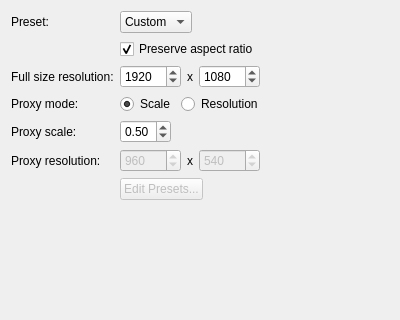
<?xml version="1.0" encoding="UTF-8"?>
<ui version="4.0">
 <class>settings_frame</class>
 <widget class="QFrame" name="settings_frame">
  <property name="geometry">
   <rect>
    <x>0</x>
    <y>0</y>
    <width>400</width>
    <height>320</height>
   </rect>
  </property>
  <property name="windowTitle">
   <string>Frame</string>
  </property>
  <property name="frameShape">
   <enum>QFrame::NoFrame</enum>
  </property>
  <layout class="QFormLayout" name="formLayout">
   <property name="fieldGrowthPolicy">
    <enum>QFormLayout::ExpandingFieldsGrow</enum>
   </property>
   <item row="0" column="0">
    <widget class="QLabel" name="resPreset_label">
     <property name="text">
      <string>Preset:</string>
     </property>
    </widget>
   </item>
   <item row="0" column="1">
    <widget class="QComboBox" name="resPreset_comboBox">
     <item>
      <property name="text">
       <string>Custom</string>
      </property>
     </item>
    </widget>
   </item>
   <item row="4" column="1">
    <widget class="QCheckBox" name="preserveAR_checkBox">
     <property name="text">
      <string>Preserve aspect ratio</string>
     </property>
     <property name="checked">
      <bool>true</bool>
     </property>
    </widget>
   </item>
   <item row="5" column="0">
    <widget class="QLabel" name="full_label">
     <property name="text">
      <string>Full size resolution:</string>
     </property>
    </widget>
   </item>
   <item row="5" column="1">
    <layout class="QHBoxLayout" name="full_horizontalLayout">
     <item>
      <widget class="QSpinBox" name="fullWidth_spinBox">
       <property name="minimum">
        <number>1</number>
       </property>
       <property name="maximum">
        <number>99999</number>
       </property>
       <property name="value">
        <number>1920</number>
       </property>
       <property name="xmlTag" stdset="0">
        <string>fullWidth</string>
       </property>
      </widget>
     </item>
     <item>
      <widget class="QLabel" name="fullSep_label">
       <property name="sizePolicy">
        <sizepolicy hsizetype="Maximum" vsizetype="Preferred">
         <horstretch>0</horstretch>
         <verstretch>0</verstretch>
        </sizepolicy>
       </property>
       <property name="text">
        <string>x</string>
       </property>
      </widget>
     </item>
     <item>
      <widget class="QSpinBox" name="fullHeight_spinBox">
       <property name="minimum">
        <number>1</number>
       </property>
       <property name="maximum">
        <number>99999</number>
       </property>
       <property name="value">
        <number>1080</number>
       </property>
       <property name="xmlTag" stdset="0">
        <string>fullHeight</string>
       </property>
      </widget>
     </item>
    </layout>
   </item>
   <item row="7" column="0">
    <widget class="QLabel" name="proxyMode_label">
     <property name="text">
      <string>Proxy mode:</string>
     </property>
    </widget>
   </item>
   <item row="7" column="1">
    <layout class="QHBoxLayout" name="proxyMode_horizontalLayout">
     <item>
      <widget class="QRadioButton" name="proxyModeScale_radioButton">
       <property name="text">
        <string>Scale</string>
       </property>
       <property name="checked">
        <bool>true</bool>
       </property>
      </widget>
     </item>
     <item>
      <widget class="QRadioButton" name="proxyModeRes_radioButton">
       <property name="text">
        <string>Resolution</string>
       </property>
      </widget>
     </item>
    </layout>
   </item>
   <item row="8" column="0">
    <widget class="QLabel" name="proxyScale_label">
     <property name="text">
      <string>Proxy scale:</string>
     </property>
    </widget>
   </item>
   <item row="8" column="1">
    <layout class="QHBoxLayout" name="proxyScale_horizontalLayout">
     <item>
      <widget class="QDoubleSpinBox" name="proxyScale_doubleSpinBox">
       <property name="enabled">
        <bool>true</bool>
       </property>
       <property name="maximum">
        <double>1.000000000000000</double>
       </property>
       <property name="singleStep">
        <double>0.010000000000000</double>
       </property>
       <property name="value">
        <double>0.500000000000000</double>
       </property>
      </widget>
     </item>
    </layout>
   </item>
   <item row="9" column="0">
    <widget class="QLabel" name="proxy_label">
     <property name="text">
      <string>Proxy resolution:</string>
     </property>
    </widget>
   </item>
   <item row="9" column="1">
    <layout class="QHBoxLayout" name="proxy_horizontalLayout">
     <item>
      <widget class="QSpinBox" name="proxyWidth_spinBox">
       <property name="enabled">
        <bool>false</bool>
       </property>
       <property name="minimum">
        <number>1</number>
       </property>
       <property name="maximum">
        <number>99999</number>
       </property>
       <property name="value">
        <number>960</number>
       </property>
       <property name="xmlTag" stdset="0">
        <string>proxyWidth</string>
       </property>
      </widget>
     </item>
     <item>
      <widget class="QLabel" name="proxySep_label">
       <property name="sizePolicy">
        <sizepolicy hsizetype="Maximum" vsizetype="Preferred">
         <horstretch>0</horstretch>
         <verstretch>0</verstretch>
        </sizepolicy>
       </property>
       <property name="text">
        <string>x</string>
       </property>
      </widget>
     </item>
     <item>
      <widget class="QSpinBox" name="proxyHeight_spinBox">
       <property name="enabled">
        <bool>false</bool>
       </property>
       <property name="minimum">
        <number>1</number>
       </property>
       <property name="maximum">
        <number>99999</number>
       </property>
       <property name="value">
        <number>540</number>
       </property>
       <property name="xmlTag" stdset="0">
        <string>proxyHeight</string>
       </property>
      </widget>
     </item>
    </layout>
   </item>
   <item row="10" column="1">
    <widget class="QPushButton" name="resPrest_pushButton">
     <property name="enabled">
      <bool>false</bool>
     </property>
     <property name="text">
      <string>Edit Presets...</string>
     </property>
    </widget>
   </item>
  </layout>
 </widget>
 <tabstops>
  <tabstop>preserveAR_checkBox</tabstop>
  <tabstop>fullWidth_spinBox</tabstop>
  <tabstop>fullHeight_spinBox</tabstop>
  <tabstop>proxyModeScale_radioButton</tabstop>
  <tabstop>proxyModeRes_radioButton</tabstop>
  <tabstop>proxyScale_doubleSpinBox</tabstop>
  <tabstop>proxyWidth_spinBox</tabstop>
  <tabstop>proxyHeight_spinBox</tabstop>
 </tabstops>
 <resources/>
 <connections>
  <connection>
   <sender>proxyModeScale_radioButton</sender>
   <signal>toggled(bool)</signal>
   <receiver>proxyScale_doubleSpinBox</receiver>
   <slot>setEnabled(bool)</slot>
   <hints>
    <hint type="sourcelabel">
     <x>223</x>
     <y>93</y>
    </hint>
    <hint type="destinationlabel">
     <x>217</x>
     <y>134</y>
    </hint>
   </hints>
  </connection>
  <connection>
   <sender>proxyModeScale_radioButton</sender>
   <signal>toggled(bool)</signal>
   <receiver>proxyWidth_spinBox</receiver>
   <slot>setDisabled(bool)</slot>
   <hints>
    <hint type="sourcelabel">
     <x>198</x>
     <y>91</y>
    </hint>
    <hint type="destinationlabel">
     <x>196</x>
     <y>150</y>
    </hint>
   </hints>
  </connection>
  <connection>
   <sender>proxyModeScale_radioButton</sender>
   <signal>toggled(bool)</signal>
   <receiver>proxyHeight_spinBox</receiver>
   <slot>setDisabled(bool)</slot>
   <hints>
    <hint type="sourcelabel">
     <x>236</x>
     <y>92</y>
    </hint>
    <hint type="destinationlabel">
     <x>306</x>
     <y>160</y>
    </hint>
   </hints>
  </connection>
  <connection>
   <sender>proxyModeRes_radioButton</sender>
   <signal>toggled(bool)</signal>
   <receiver>proxyScale_doubleSpinBox</receiver>
   <slot>setDisabled(bool)</slot>
   <hints>
    <hint type="sourcelabel">
     <x>307</x>
     <y>91</y>
    </hint>
    <hint type="destinationlabel">
     <x>240</x>
     <y>120</y>
    </hint>
   </hints>
  </connection>
  <connection>
   <sender>proxyModeRes_radioButton</sender>
   <signal>toggled(bool)</signal>
   <receiver>proxyWidth_spinBox</receiver>
   <slot>setEnabled(bool)</slot>
   <hints>
    <hint type="sourcelabel">
     <x>274</x>
     <y>85</y>
    </hint>
    <hint type="destinationlabel">
     <x>248</x>
     <y>153</y>
    </hint>
   </hints>
  </connection>
  <connection>
   <sender>proxyModeRes_radioButton</sender>
   <signal>toggled(bool)</signal>
   <receiver>proxyHeight_spinBox</receiver>
   <slot>setEnabled(bool)</slot>
   <hints>
    <hint type="sourcelabel">
     <x>321</x>
     <y>85</y>
    </hint>
    <hint type="destinationlabel">
     <x>334</x>
     <y>149</y>
    </hint>
   </hints>
  </connection>
 </connections>
</ui>
